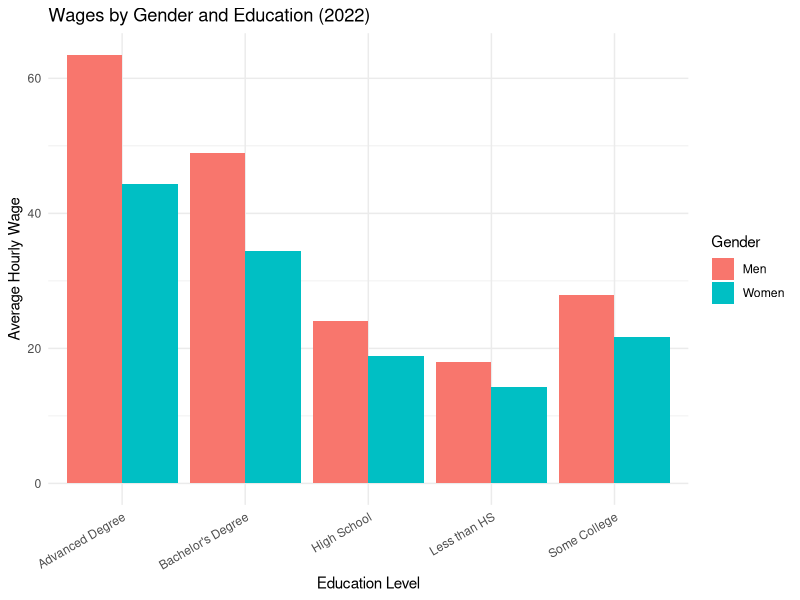
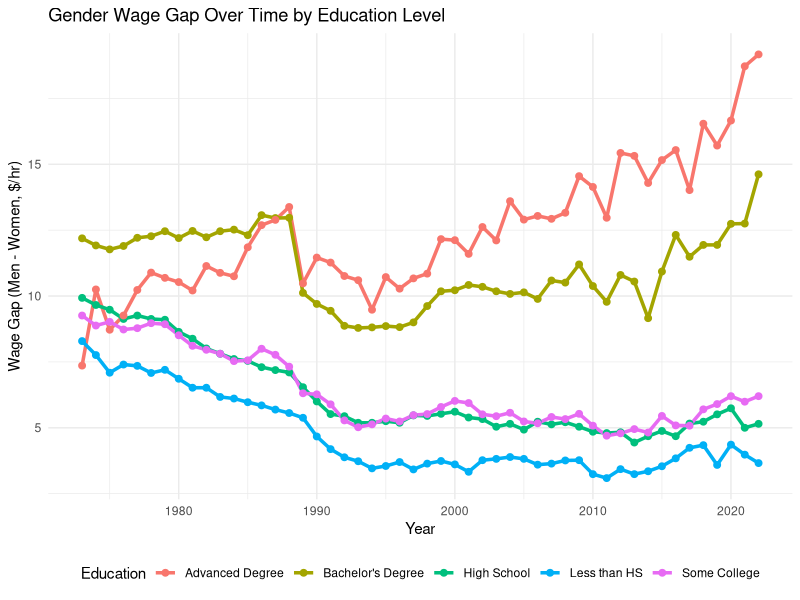
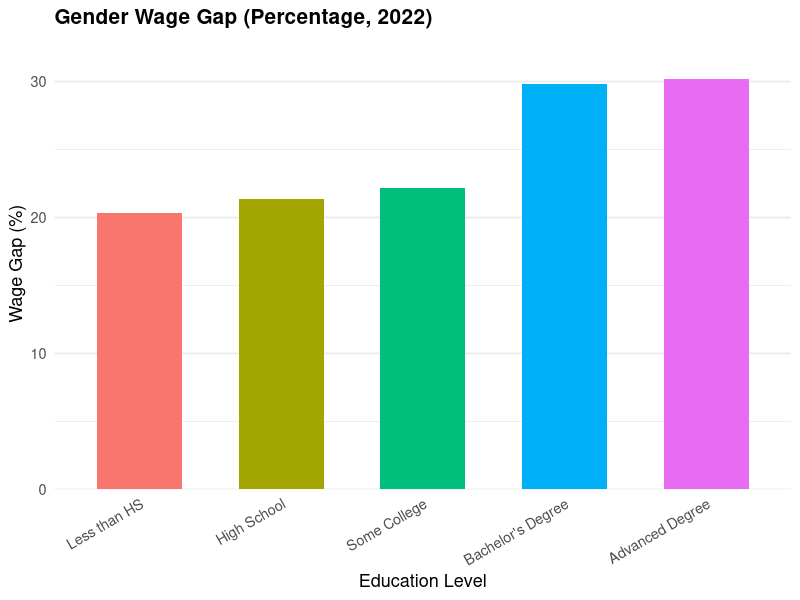

These charts were generated, in order, by the following R code:
# Loading necessary libraries
library(tidyverse)
library(here)

# Read the Dataset
wages <- read_csv(here("datasets", "wages_by_education.csv"))


# 1️⃣ Bar Chart: Men vs Women by Education Level (2022)
latest_data <- wages %>% filter(year == max(year))

gender_wage_data <- tibble(
  Education = c("Less than HS", "High School", "Some College", 
                "Bachelor's Degree", "Advanced Degree"),
  Men = c(latest_data$men_less_than_hs,
          latest_data$men_high_school,
          latest_data$men_some_college,
          latest_data$men_bachelors_degree,
          latest_data$men_advanced_degree),
  Women = c(latest_data$women_less_than_hs,
            latest_data$women_high_school,
            latest_data$women_some_college,
            latest_data$women_bachelors_degree,
            latest_data$women_advanced_degree)
)

gender_wage_long <- gender_wage_data %>%
  pivot_longer(cols = c(Men, Women), names_to = "Gender", values_to = "Wage")

ggplot(gender_wage_long, aes(x = Education, y = Wage, fill = Gender)) +
  geom_bar(stat = "identity", position = "dodge") +
  labs(title = "Wages by Gender and Education (2022)",
       x = "Education Level", y = "Average Hourly Wage") +
  theme_minimal() +
  theme(axis.text.x = element_text(angle = 30, hjust = 1))


# ⿢ Line Chart: Gender Wage Gap Over Time
wage_gap <- wages %>%
  transmute(
    year,
    `Less than HS` = men_less_than_hs - women_less_than_hs,
    `High School` = men_high_school - women_high_school,
    `Some College` = men_some_college - women_some_college,
    `Bachelor's Degree` = men_bachelors_degree - women_bachelors_degree,
    `Advanced Degree` = men_advanced_degree - women_advanced_degree
  )

wage_gap_long <- wage_gap %>%
  pivot_longer(cols = -year, names_to = "Education", values_to = "Wage_Gap")

ggplot(wage_gap_long, aes(x = year, y = Wage_Gap, color = Education)) +
  geom_line(linewidth = 1.2) +  geom_point(size = 2) + 
  labs(
    title = "Gender Wage Gap Over Time by Education Level",
    x = "Year",
    y = "Wage Gap (Men - Women, $/hr)"
  ) +
  theme_minimal() +
  theme(legend.position = "bottom")



# Bar Plot: Gender Wage Gap as Percentage for the year 2022
gap_percent <- tibble(
  Education = factor(c("Less than HS", "High School", "Some College", 
                       "Bachelor's Degree", "Advanced Degree"),
                     levels = c("Less than HS", "High School", "Some College", 
                                "Bachelor's Degree", "Advanced Degree")),
  Gap_Percent = 100 * (c(latest_data$men_less_than_hs, latest_data$men_high_school, latest_data$men_some_college,
                         latest_data$men_bachelors_degree, latest_data$men_advanced_degree) -
                         c(latest_data$women_less_than_hs, latest_data$women_high_school, latest_data$women_some_college,
                           latest_data$women_bachelors_degree, latest_data$women_advanced_degree)) /
    c(latest_data$men_less_than_hs, latest_data$men_high_school, latest_data$men_some_college,
      latest_data$men_bachelors_degree, latest_data$men_advanced_degree)
)

ggplot(gap_percent, aes(x = Education, y = Gap_Percent, fill = Education)) +
  geom_bar(stat = "identity", width = 0.6) +  # narrower bars for spacing
  labs(title = "Gender Wage Gap (Percentage, 2022)",
       y = "Wage Gap (%)", x = "Education Level") +
  theme_minimal(base_size = 13) +
  theme(
    axis.text.x = element_text(angle = 30, hjust = 1),
    legend.position = "none",
    plot.title = element_text(face = "bold", size = 15),
    panel.grid.major.x = element_blank()
  ) +
  scale_y_continuous(expand = expansion(mult = c(0, 0.1)))  # add top space
